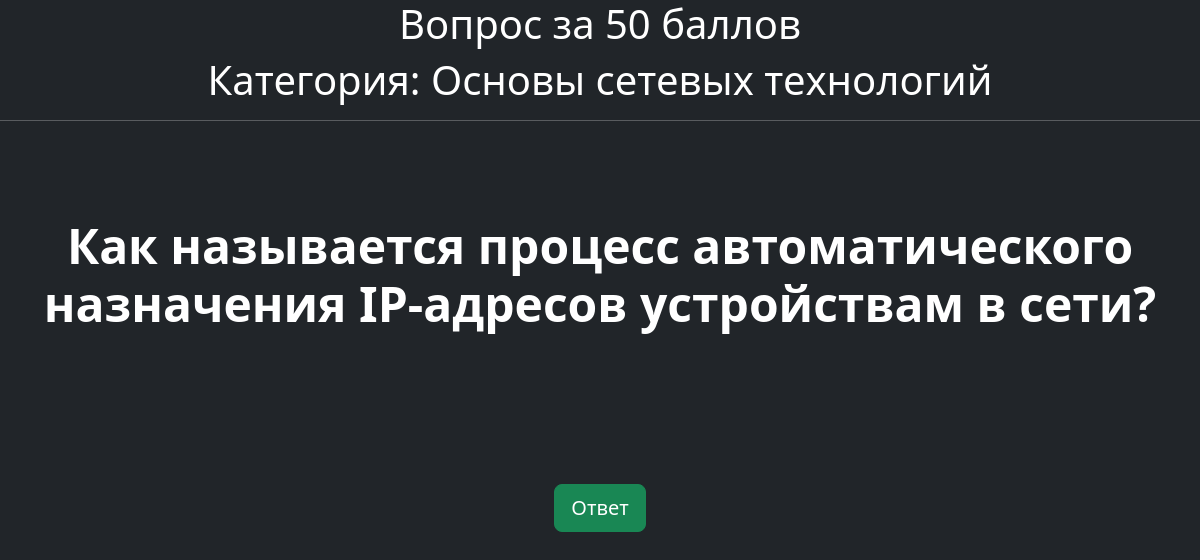
The page /question/5 on the database its author committed.
### index/models.py (models this page shows)
class Question(models.Model):
    question = models.TextField()
    score = models.IntegerField()
    answer = models.TextField()
    category = models.ForeignKey(Category, on_delete=models.CASCADE, related_name='questions')
    def __str__(self):
        return str(self.question)

class Category(models.Model):
    category_name = models.CharField(max_length=128)
    def __str__(self):
        return str(self.category_name)

### index/views.py (the view)
# urls.py: path('question/<int:pk>', views.question),
def question(request, pk):
    question = Question.objects.get(id=pk)
    context = {'question': question}
    if request.method == 'POST':
        context['answer'] = question.answer
        context['home'] = '/'
    return render(request, 'question.html', context)

### index/templates/question.html (shortened to what this page needs)
<!DOCTYPE html>
<html lang="ru">
<link rel="stylesheet" href="https://cdn.jsdelivr.net/npm/bootstrap@5.3.3/dist/css/bootstrap.min.css">
<head>
</head>
<body class="bg bg-dark">
<h1 class="text-white" align="center">Вопрос за {{question.score}} баллов</h1>
<h1 class="text-white" align="center">Категория: {{question.category}}</h1>
<hr class="text-white">
<div class="px-4 py-5 my-5 text-center">
    <h1 class="display-5 fw-bold text-white">{{question}}</h1>
</div>
<div class="px-4 py-5 my-5 text-center">
<form method="post">
    <button type="submit" class="btn btn-success btn-lg">Ответ</button>
</form>
</div>
</body>
</html>

### rows shown on the page
Question: category "Основы сетевых технологий", question "Как называется процесс автоматического назначения IP-адресов устройствам в сети?"
